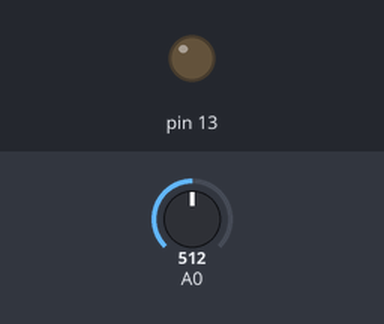
A sketch run on a simulated Arduino Uno, built with avr-gcc and run on an emulated ATmega328P. Shown: output pins drawn as LEDs (lit = HIGH). The inputs (shaded band) are chosen by the test bench; at power-on: A0 = 512. What the sketch prints to the serial monitor is not drawn.

Above: at 0.15 s.
Timing chart, 0 to 1.8 s (numbered marks = the images above):
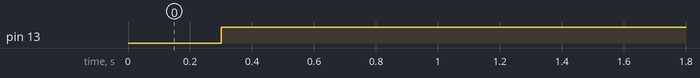

Measured:
- by itself, pin 13: LOW → HIGH at 0.30 s

The sketch:

Program4StreetLight.ino
```cpp
void setup() {
Serial.begin(9600);
pinMode(A0,INPUT_PULLUP);
pinMode(13,OUTPUT);

}

void loop() {

int d = analogRead(A0);
Serial.println(d);
delay(300);
if(d>400)
digitalWrite(13,1);
else
digitalWrite(13,0);
}
```
